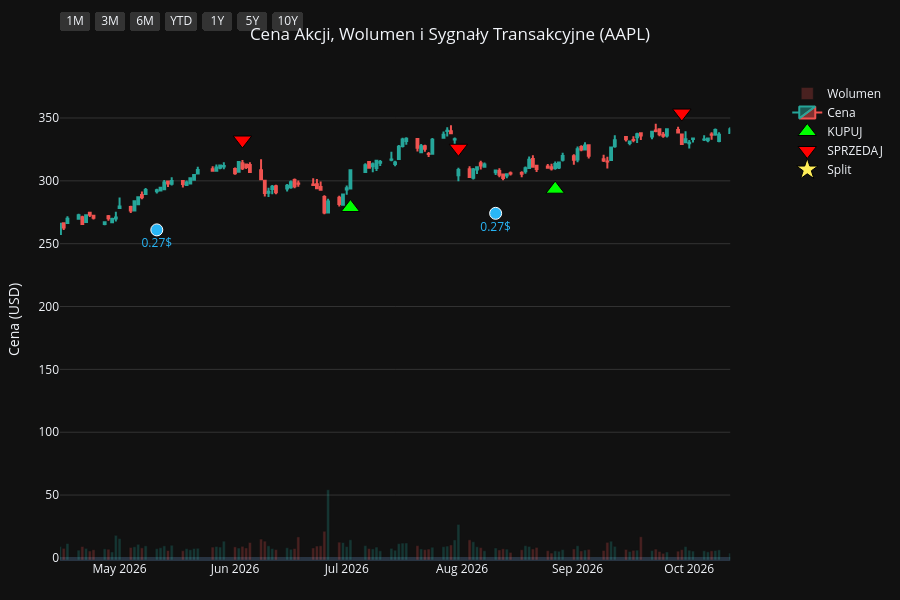
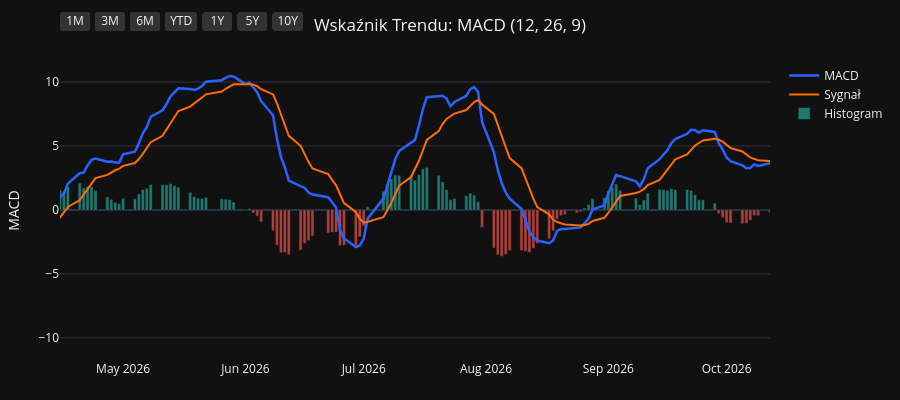
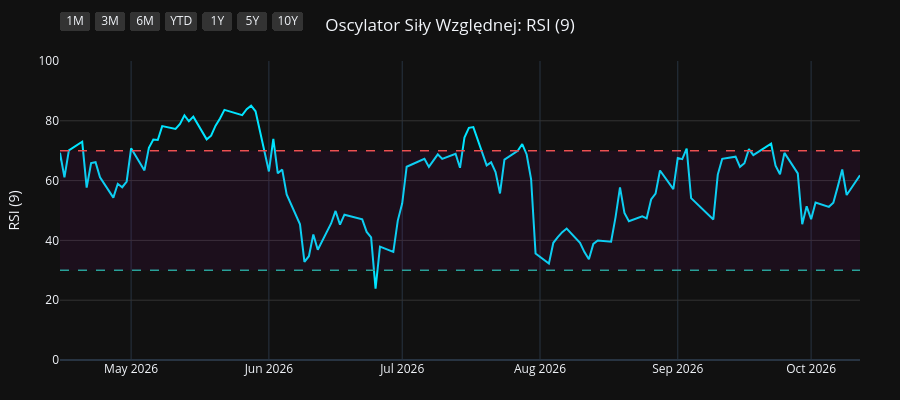
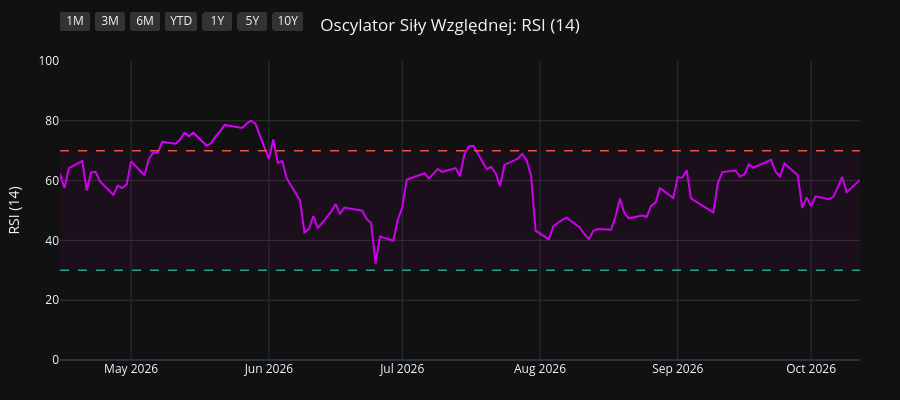

The code cell stored with these charts, in order, in its notebook:
### Code cell
import os
import yfinance as yf
import pandas as pd
import pandas_ta as ta
import plotly.graph_objects as go
from plotly.subplots import make_subplots

# 1. Pobranie i przygotowanie danych
symbol = os.environ.get("STOCK_TICKER", "").strip().upper()
if not symbol:
    raise RuntimeError("Set STOCK_TICKER before running price_extractor.ipynb")
df = yf.Ticker(symbol).history(period="10y")
df.index = df.index.tz_localize(None)

# Wskaźniki i sygnały
df.ta.macd(fast=12, slow=26, signal=9, append=True)
df.ta.rsi(length=9, append=True)
df.ta.rsi(length=14, append=True)
df.ta.rsi(length=21, append=True)
df.dropna(inplace=True)

macd = df['MACD_12_26_9']
signal = df['MACDs_12_26_9']
wczorajszy_macd = macd.shift(1)
wczorajszy_signal = signal.shift(1)

df['Decyzja'] = 'BRAK'
df.loc[(macd > signal) & (wczorajszy_macd <= wczorajszy_signal), 'Decyzja'] = 'KUPUJ'
df.loc[(macd < signal) & (wczorajszy_macd >= wczorajszy_signal), 'Decyzja'] = 'SPRZEDAJ'

df_kupuj = df[df['Decyzja'] == 'KUPUJ']
df_sprzedaj = df[df['Decyzja'] == 'SPRZEDAJ']
df_dywidendy = df[df['Dividends'] > 0]
df_splity = df[df['Stock Splits'] > 0]

# Wspólna konfiguracja osi X
konfiguracja_osi_x = dict(
    type="date",
    showspikes=True, spikemode="across", spikesnap="cursor", spikedash="dot", spikecolor="#ffffff", spikethickness=1, hoverformat="%Y-%m-%d",
    rangeselector=dict(
        buttons=list([
            dict(count=1, label="1M", step="month", stepmode="backward"),
            dict(count=3, label="3M", step="month", stepmode="backward"),
            dict(count=6, label="6M", step="month", stepmode="backward"),
            dict(count=1, label="YTD", step="year", stepmode="todate"),
            dict(count=1, label="1Y", step="year", stepmode="backward"),
            dict(count=5, label="5Y", step="year", stepmode="backward"),
            dict(step="all", label="10Y")
        ]),
        bgcolor="#333333", activecolor="#2962ff", x=0, y=1.1
    )
)

# ==========================================
# WYKRES 1: CENA + WOLUMEN + SYGNAŁY
# ==========================================
fig1 = make_subplots(specs=[[{"secondary_y": True}]])

kolory_wolumenu = ['#26a69a' if row['Close'] >= row['Open'] else '#ef5350' for index, row in df.iterrows()]
fig1.add_trace(go.Bar(x=df.index, y=df['Volume'], marker_color=kolory_wolumenu, opacity=0.25, name='Wolumen'), secondary_y=True)
fig1.add_trace(go.Candlestick(x=df.index, open=df['Open'], high=df['High'], low=df['Low'], close=df['Close'], name='Cena', increasing_line_color='#26a69a', decreasing_line_color='#ef5350'), secondary_y=False)
fig1.add_trace(go.Scatter(x=df_kupuj.index, y=df_kupuj['Low'] * 0.95, customdata=df_kupuj[['Low', 'High']], mode='markers', marker=dict(symbol='triangle-up', size=16, color='#00ff00', line=dict(width=1, color='black')), name='KUPUJ', hovertemplate='KUPUJ<br>Najniższa: %{customdata[0]:.2f}<br>Najwyższa: %{customdata[1]:.2f}<extra></extra>'), secondary_y=False)
fig1.add_trace(go.Scatter(x=df_sprzedaj.index, y=df_sprzedaj['High'] * 1.05, customdata=df_sprzedaj[['Low', 'High']], mode='markers', marker=dict(symbol='triangle-down', size=16, color='#ff0000', line=dict(width=1, color='black')), name='SPRZEDAJ', hovertemplate='SPRZEDAJ<br>Najniższa: %{customdata[0]:.2f}<br>Najwyższa: %{customdata[1]:.2f}<extra></extra>'), secondary_y=False)

if not df_dywidendy.empty:
    fig1.add_trace(go.Scatter(x=df_dywidendy.index, y=df_dywidendy['Low'] * 0.90, mode='markers+text', marker=dict(symbol='circle', size=12, color='#29b6f6', line=dict(width=1, color='white')), text=df_dywidendy['Dividends'].apply(lambda x: f"{x}$"), textposition="bottom center", name='Dywidenda', showlegend=False, hovertemplate='Dywidenda: %{text}<extra></extra>', textfont=dict(color="#29b6f6")), secondary_y=False)
if not df_splity.empty:
                    fig1.add_trace(go.Scatter(x=df_splity.index, y=df_splity['High'], mode='markers+text', marker=dict(symbol='star', size=16, color='#ffee58', line=dict(width=1, color='black')), text=df_splity['Stock Splits'].apply(lambda x: f"{x:g}:1" if x >= 1 else f"1:{1 / x:g}"), textposition="top center", name='Split', hovertemplate='%{text}<extra></extra>', textfont=dict(color="#ffee58")), secondary_y=False)

fig1.update_layout(title=dict(text=f"Cena Akcji, Wolumen i Sygnały Transakcyjne ({symbol})", x=0.5, xanchor='center'), dragmode='pan', xaxis_rangeslider_visible=False, template='plotly_dark', height=600, hovermode='x unified', margin=dict(l=60, r=40, t=60, b=40))
fig1.update_xaxes(**konfiguracja_osi_x)
fig1.update_xaxes(range=[df.index.max() - pd.Timedelta(days=180), df.index.max()])
fig1.update_yaxes(title_text="Cena (USD)", secondary_y=False, gridcolor='#333333')
fig1.update_yaxes(range=[0, df['Volume'].max() * 4], showgrid=False, showticklabels=False, secondary_y=True)
fig1.show(config={'scrollZoom': True})

# ==========================================
# WYKRES 2: WSKAŹNIK MACD
# ==========================================
fig2 = go.Figure()
fig2.add_trace(go.Scatter(x=df.index, y=df['MACD_12_26_9'], line=dict(color='#2962ff', width=2.5), name='MACD'))
fig2.add_trace(go.Scatter(x=df.index, y=df['MACDs_12_26_9'], line=dict(color='#ff6d00', width=2), name='Sygnał'))
kolory_macd = ['#26a69a' if val >= 0 else '#ef5350' for val in df['MACDh_12_26_9']]
fig2.add_trace(go.Bar(x=df.index, y=df['MACDh_12_26_9'], marker_color=kolory_macd, name='Histogram', opacity=0.7))
fig2.update_layout(title=dict(text="Wskaźnik Trendu: MACD (12, 26, 9)", x=0.5, xanchor='center'), dragmode='pan', xaxis_rangeslider_visible=False, template='plotly_dark', height=400, hovermode='x unified', margin=dict(l=60, r=40, t=60, b=40))
fig2.update_xaxes(**konfiguracja_osi_x)
fig2.update_xaxes(range=[df.index.max() - pd.Timedelta(days=180), df.index.max()])
fig2.update_yaxes(title_text="MACD", gridcolor='#333333')
fig2.show(config={'scrollZoom': True})

# ==========================================
# WYKRES 3: OSCYLATOR RSI (9)
# ==========================================
fig3 = go.Figure()
fig3.add_trace(go.Scatter(x=df.index, y=df['RSI_9'], line=dict(color='#00e5ff', width=2), name='RSI (9)'))
fig3.add_hline(y=70, line_dash="dash", line_color="#ef5350", line_width=1.5)
fig3.add_hline(y=30, line_dash="dash", line_color="#26a69a", line_width=1.5)
fig3.add_hrect(y0=30, y1=70, line_width=0, fillcolor="purple", opacity=0.1)
fig3.update_layout(title=dict(text="Oscylator Siły Względnej: RSI (9)", x=0.5, xanchor='center'), dragmode='pan', xaxis_rangeslider_visible=False, template='plotly_dark', height=400, hovermode='x unified', margin=dict(l=60, r=40, t=60, b=40))
fig3.update_xaxes(**konfiguracja_osi_x)
fig3.update_xaxes(range=[df.index.max() - pd.Timedelta(days=180), df.index.max()])
fig3.update_yaxes(title_text="RSI (9)", range=[0, 100], gridcolor='#333333')
fig3.show(config={'scrollZoom': True})

# ==========================================
# WYKRES 4: OSCYLATOR RSI (14)
# ==========================================
fig4 = go.Figure()
fig4.add_trace(go.Scatter(x=df.index, y=df['RSI_14'], line=dict(color='#d500f9', width=2), name='RSI (14)'))
fig4.add_hline(y=70, line_dash="dash", line_color="#ef5350", line_width=1.5)
fig4.add_hline(y=30, line_dash="dash", line_color="#26a69a", line_width=1.5)
fig4.add_hrect(y0=30, y1=70, line_width=0, fillcolor="purple", opacity=0.1)
fig4.update_layout(title=dict(text="Oscylator Siły Względnej: RSI (14)", x=0.5, xanchor='center'), dragmode='pan', xaxis_rangeslider_visible=False, template='plotly_dark', height=400, hovermode='x unified', margin=dict(l=60, r=40, t=60, b=40))
fig4.update_xaxes(**konfiguracja_osi_x)
fig4.update_xaxes(range=[df.index.max() - pd.Timedelta(days=180), df.index.max()])
fig4.update_yaxes(title_text="RSI (14)", range=[0, 100], gridcolor='#333333')
fig4.show(config={'scrollZoom': True})

# ==========================================
# WYKRES 5: OSCYLATOR RSI (21)
# ==========================================
fig5 = go.Figure()
fig5.add_trace(go.Scatter(x=df.index, y=df['RSI_21'], line=dict(color='#64dd17', width=2), name='RSI (21)'))
fig5.add_hline(y=70, line_dash="dash", line_color="#ef5350", line_width=1.5)
fig5.add_hline(y=30, line_dash="dash", line_color="#26a69a", line_width=1.5)
fig5.add_hrect(y0=30, y1=70, line_width=0, fillcolor="purple", opacity=0.1)
fig5.update_layout(title=dict(text="Oscylator Siły Względnej: RSI (21)", x=0.5, xanchor='center'), dragmode='pan', xaxis_rangeslider_visible=False, template='plotly_dark', height=400, hovermode='x unified', margin=dict(l=60, r=40, t=60, b=40))
fig5.update_xaxes(**konfiguracja_osi_x)
fig5.update_xaxes(range=[df.index.max() - pd.Timedelta(days=180), df.index.max()])
fig5.update_yaxes(title_text="RSI (21)", range=[0, 100], gridcolor='#333333')
fig5.show(config={'scrollZoom': True})

### Figure 1 — Plotly figure (JSON) as saved in the notebook; plotly's stock layout.template omitted (floating-point values rounded to 4 significant figures; data arrays with more than 128 entries replaced by an {"elided": "..."} marker saying what was removed)
{"data": [{"marker": {"color": {"elided": "2479 str values"}}, "name": "Wolumen", "opacity": 0.25, "type": "bar", "x": {"elided": "2479 str values"}, "xaxis": "x", "y": {"elided": "2479 int values"}, "yaxis": "y2"}, {"close": {"elided": "2479 float values"}, "decreasing": {"line": {"color": "#ef5350"}}, "high": {"elided": "2479 float values"}, "increasing": {"line": {"color": "#26a69a"}}, "low": {"elided": "2479 float values"}, "name": "Cena", "open": {"elided": "2479 float values"}, "type": "candlestick", "x": {"elided": "2479 str values"}, "xaxis": "x", "yaxis": "y"}, {"customdata": {"elided": "87x2 float values"}, "hovertemplate": "KUPUJ<br>Najniższa: %{customdata[0]:.2f}<br>Najwyższa: %{customdata[1]:.2f}<extra></extra>", "marker": {"color": "#00ff00", "line": {"color": "black", "width": 1}, "size": 16, "symbol": "triangle-up"}, "mode": "markers", "name": "KUPUJ", "type": "scatter", "x": ["2017-01-06T00:00:00", "2017-05-01T00:00:00", "2017-07-10T00:00:00", "2017-08-29T00:00:00", "2017-10-06T00:00:00", "2017-12-18T00:00:00", "2018-01-08T00:00:00", "2018-02-14T00:00:00", "2018-04-10T00:00:00", "2018-05-02T00:00:00", "2018-06-06T00:00:00", "2018-07-09T00:00:00", "2018-08-01T00:00:00", "2018-10-02T00:00:00", "2018-12-03T00:00:00", "2018-12-12T00:00:00", "2018-12-28T00:00:00", "2019-03-12T00:00:00", "2019-04-02T00:00:00", "2019-04-18T00:00:00", "2019-06-06T00:00:00", "2019-07-23T00:00:00", "2019-08-19T00:00:00", "2019-09-05T00:00:00", "2019-10-07T00:00:00", "2019-12-16T00:00:00", "2020-03-27T00:00:00", "2020-06-08T00:00:00", "2020-07-08T00:00:00", "2020-07-20T00:00:00", "2020-07-31T00:00:00", "2020-10-01T00:00:00", "2020-11-06T00:00:00", "2020-12-01T00:00:00", "2021-01-22T00:00:00", "2021-03-15T00:00:00", "2021-06-07T00:00:00", "2021-08-17T00:00:00", "2021-08-31T00:00:00", "2021-10-14T00:00:00", "2021-11-17T00:00:00", "2022-02-01T00:00:00", "2022-03-18T00:00:00", "2022-05-27T00:00:00", "2022-06-23T00:00:00", "2022-10-17T00:00:00", "2022-11-11T00:00:00", "2023-01-09T00:00:00", "2023-03-16T00:00:00", "2023-04-19T00:00:00", "2023-05-01T00:00:00", "2023-05-05T00:00:00", "2023-05-18T00:00:00", "2023-05-31T00:00:00", "2023-06-27T00:00:00", "2023-08-25T00:00:00", "2023-10-04T00:00:00", "2023-11-02T00:00:00", "2023-12-08T00:00:00", "2023-12-13T00:00:00", "2024-01-19T00:00:00", "2024-03-18T00:00:00", "2024-04-25T00:00:00", "2024-06-05T00:00:00", "2024-06-07T00:00:00", "2024-06-11T00:00:00", "2024-07-02T00:00:00", "2024-08-14T00:00:00", "2024-09-20T00:00:00", "2024-10-10T00:00:00", "2024-11-19T00:00:00", "2025-01-29T00:00:00", "2025-03-25T00:00:00", "2025-04-15T00:00:00", "2025-05-12T00:00:00", "2025-06-06T00:00:00", "2025-06-23T00:00:00", "2025-08-07T00:00:00", "2025-09-03T00:00:00", "2025-09-19T00:00:00", "2025-10-23T00:00:00", "2025-11-28T00:00:00", "2026-01-28T00:00:00", "2026-02-24T00:00:00", "2026-03-31T00:00:00", "2026-07-02T00:00:00", "2026-08-26T00:00:00"], "xaxis": "x", "y": [25.43, 31.79, 31.57, 35.37, 34.17, 38.8, 38.59, 36.29, 38.21, 38.72, 42.92, 42.34, 44.13, 50.86, 40.81, 38.06, 34.81, 40.57, 43.21, 45.81, 41.36, 47.06, 47.87, 48.21, 51.47, 63.32, 56.61, 75.2, 86.47, 88.28, 92.66, 106.6, 107.1, 110.7, 124.5, 111.2, 115.5, 138.1, 140.2, 131.1, 140.1, 159.9, 148.4, 135.2, 126.2, 130.7, 134.7, 121.2, 141.7, 154.7, 157.6, 159.6, 161.5, 165.5, 173.8, 164.8, 160.3, 164.5, 181.8, 182.9, 177.2, 163.1, 158.0, 183.4, 182.7, 182.2, 202.4, 207.0, 214.4, 214.0, 213.8, 220.7, 207.8, 188.6, 195.5, 191.0, 188.1, 204.8, 221.8, 227.4, 244.2, 261.5, 241.1, 253.9, 234.3, 278.8, 293.4], "yaxis": "y"}, {"customdata": {"elided": "88x2 float values"}, "hovertemplate": "SPRZEDAJ<br>Najniższa: %{customdata[0]:.2f}<br>Najwyższa: %{customdata[1]:.2f}<extra></extra>", "marker": {"color": "#ff0000", "line": {"color": "black", "width": 1}, "size": 16, "symbol": "triangle-down"}, "mode": "markers", "name": "SPRZEDAJ", "type": "scatter", "x": ["2017-01-04T00:00:00", "2017-02-27T00:00:00", "2017-05-22T00:00:00", "2017-08-21T00:00:00", "2017-09-06T00:00:00", "2017-11-16T00:00:00", "2017-12-26T00:00:00", "2018-01-24T00:00:00", "2018-03-19T00:00:00", "2018-04-20T00:00:00", "2018-05-25T00:00:00", "2018-06-08T00:00:00", "2018-07-30T00:00:00", "2018-09-07T00:00:00", "2018-10-08T00:00:00", "2018-12-10T00:00:00", "2018-12-20T00:00:00", "2019-03-06T00:00:00", "2019-03-28T00:00:00", "2019-04-15T00:00:00", "2019-04-26T00:00:00", "2019-07-17T00:00:00", "2019-08-02T00:00:00", "2019-08-27T00:00:00", "2019-09-24T00:00:00", "2019-11-20T00:00:00", "2020-01-24T00:00:00", "2020-05-27T00:00:00", "2020-06-29T00:00:00", "2020-07-17T00:00:00", "2020-07-21T00:00:00", "2020-09-03T00:00:00", "2020-10-21T00:00:00", "2020-11-23T00:00:00", "2021-01-05T00:00:00", "2021-02-01T00:00:00", "2021-04-29T00:00:00", "2021-07-21T00:00:00", "2021-08-18T00:00:00", "2021-09-10T00:00:00", "2021-11-10T00:00:00", "2021-12-17T00:00:00", "2022-02-17T00:00:00", "2022-04-08T00:00:00", "2022-06-13T00:00:00", "2022-08-22T00:00:00", "2022-11-04T00:00:00", "2022-11-29T00:00:00", "2023-02-21T00:00:00", "2023-04-11T00:00:00", "2023-04-20T00:00:00", "2023-05-02T00:00:00", "2023-05-16T00:00:00", "2023-05-22T00:00:00", "2023-06-26T00:00:00", "2023-07-10T00:00:00", "2023-09-11T00:00:00", "2023-10-20T00:00:00", "2023-11-30T00:00:00", "2023-12-11T00:00:00", "2023-12-19T00:00:00", "2024-01-31T00:00:00", "2024-04-19T00:00:00", "2024-05-29T00:00:00", "2024-06-06T00:00:00", "2024-06-10T00:00:00", "2024-06-25T00:00:00", "2024-07-18T00:00:00", "2024-09-04T00:00:00", "2024-10-07T00:00:00", "2024-10-25T00:00:00", "2024-12-30T00:00:00", "2025-03-03T00:00:00", "2025-04-03T00:00:00", "2025-05-08T00:00:00", "2025-05-22T00:00:00", "2025-06-11T00:00:00", "2025-07-29T00:00:00", "2025-08-25T00:00:00", "2025-09-10T00:00:00", "2025-10-07T00:00:00", "2025-11-07T00:00:00", "2025-12-08T00:00:00", "2026-02-13T00:00:00", "2026-03-02T00:00:00", "2026-06-03T00:00:00", "2026-07-31T00:00:00", "2026-09-29T00:00:00"], "xaxis": "x", "y": [28.12, 33.32, 37.62, 38.58, 39.83, 42.15, 42.05, 43.48, 43.7, 42.16, 46.88, 47.46, 47.51, 55.9, 55.76, 42.34, 40.35, 43.87, 47.39, 49.96, 51.25, 51.47, 51.8, 52.53, 56.05, 67.23, 81.69, 80.93, 91.97, 98.68, 100.8, 131.1, 120.8, 119.9, 134.3, 138.0, 139.9, 149.4, 154.4, 159.2, 154.0, 177.9, 176.5, 176.4, 139.0, 174.9, 147.2, 149.4, 156.3, 167.7, 173.4, 176.0, 179.1, 180.8, 194.6, 196.6, 186.8, 181.7, 197.4, 200.7, 204.3, 194.1, 172.8, 200.0, 204.4, 205.2, 219.9, 239.7, 230.9, 235.0, 242.8, 264.3, 254.7, 216.5, 208.8, 211.9, 213.7, 224.5, 239.9, 243.1, 269.3, 284.9, 292.9, 274.9, 279.4, 332.5, 325.9, 353.9], "yaxis": "y"}, {"hovertemplate": "Dywidenda: %{text}<extra></extra>", "marker": {"color": "#29b6f6", "line": {"color": "white", "width": 1}, "size": 12, "symbol": "circle"}, "mode": "markers+text", "name": "Dywidenda", "showlegend": false, "text": ["0.1425$", "0.1575$", "0.1575$", "0.1575$", "0.1575$", "0.1825$", "0.1825$", "0.1825$", "0.1825$", "0.1925$", "0.1925$", "0.1925$", "0.1925$", "0.205$", "0.205$", "0.205$", "0.205$", "0.22$", "0.22$", "0.22$", "0.22$", "0.23$", "0.23$", "0.23$", "0.23$", "0.24$", "0.24$", "0.24$", "0.24$", "0.25$", "0.25$", "0.25$", "0.25$", "0.26$", "0.26$", "0.26$", "0.26$", "0.27$", "0.27$"], "textfont": {"color": "#29b6f6"}, "textposition": "bottom center", "type": "scatter", "x": ["2017-02-09T00:00:00", "2017-05-11T00:00:00", "2017-08-10T00:00:00", "2017-11-10T00:00:00", "2018-02-09T00:00:00", "2018-05-11T00:00:00", "2018-08-10T00:00:00", "2018-11-08T00:00:00", "2019-02-08T00:00:00", "2019-05-10T00:00:00", "2019-08-09T00:00:00", "2019-11-07T00:00:00", "2020-02-07T00:00:00", "2020-05-08T00:00:00", "2020-08-07T00:00:00", "2020-11-06T00:00:00", "2021-02-05T00:00:00", "2021-05-07T00:00:00", "2021-08-06T00:00:00", "2021-11-05T00:00:00", "2022-02-04T00:00:00", "2022-05-06T00:00:00", "2022-08-05T00:00:00", "2022-11-04T00:00:00", "2023-02-10T00:00:00", "2023-05-12T00:00:00", "2023-08-11T00:00:00", "2023-11-10T00:00:00", "2024-02-09T00:00:00", "2024-05-10T00:00:00", "2024-08-12T00:00:00", "2024-11-08T00:00:00", "2025-02-10T00:00:00", "2025-05-12T00:00:00", "2025-08-11T00:00:00", "2025-11-10T00:00:00", "2026-02-09T00:00:00", "2026-05-11T00:00:00", "2026-08-10T00:00:00"], "xaxis": "x", "y": [27.24, 31.78, 32.39, 36.63, 31.71, 39.72, 43.94, 44.11, 36.09, 41.46, 43.03, 55.9, 69.03, 66.23, 96.2, 101.5, 118.9, 113.5, 127.8, 131.9, 150.2, 135.9, 143.9, 118.8, 132.1, 151.6, 156.8, 163.2, 167.4, 162.4, 192.4, 202.3, 203.2, 185.2, 201.5, 240.1, 244.1, 261.0, 274.1], "yaxis": "y"}, {"hovertemplate": "%{text}<extra></extra>", "marker": {"color": "#ffee58", "line": {"color": "black", "width": 1}, "size": 16, "symbol": "star"}, "mode": "markers+text", "name": "Split", "text": ["4:1"], "textfont": {"color": "#ffee58"}, "textposition": "top center", "type": "scatter", "x": ["2020-08-31T00:00:00"], "xaxis": "x", "y": [127.0], "yaxis": "y"}], "layout": {"dragmode": "pan", "height": 600, "hovermode": "x unified", "margin": {"b": 40, "l": 60, "r": 40, "t": 60}, "title": {"text": "Cena Akcji, Wolumen i Sygnały Transakcyjne (AAPL)", "x": 0.5, "xanchor": "center"}, "xaxis": {"anchor": "y", "domain": [0.0, 0.94], "hoverformat": "%Y-%m-%d", "range": ["2026-04-15T00:00:00", "2026-10-12T00:00:00"], "rangeselector": {"activecolor": "#2962ff", "bgcolor": "#333333", "buttons": [{"count": 1, "label": "1M", "step": "month", "stepmode": "backward"}, {"count": 3, "label": "3M", "step": "month", "stepmode": "backward"}, {"count": 6, "label": "6M", "step": "month", "stepmode": "backward"}, {"count": 1, "label": "YTD", "step": "year", "stepmode": "todate"}, {"count": 1, "label": "1Y", "step": "year", "stepmode": "backward"}, {"count": 5, "label": "5Y", "step": "year", "stepmode": "backward"}, {"label": "10Y", "step": "all"}], "x": 0, "y": 1.1}, "rangeslider": {"visible": false}, "showspikes": true, "spikecolor": "#ffffff", "spikedash": "dot", "spikemode": "across", "spikesnap": "cursor", "spikethickness": 1, "type": "date"}, "yaxis": {"anchor": "x", "domain": [0.0, 1.0], "gridcolor": "#333333", "title": {"text": "Cena (USD)"}}, "yaxis2": {"anchor": "x", "overlaying": "y", "range": [0, 1791760000], "showgrid": false, "showticklabels": false, "side": "right"}}}

### Figure 2 — Plotly figure (JSON) as saved in the notebook; plotly's stock layout.template omitted (floating-point values rounded to 4 significant figures; data arrays with more than 128 entries replaced by an {"elided": "..."} marker saying what was removed)
{"data": [{"line": {"color": "#2962ff", "width": 2.5}, "name": "MACD", "type": "scatter", "x": {"elided": "2479 str values"}, "y": {"elided": "2479 float values"}}, {"line": {"color": "#ff6d00", "width": 2}, "name": "Sygnał", "type": "scatter", "x": {"elided": "2479 str values"}, "y": {"elided": "2479 float values"}}, {"marker": {"color": {"elided": "2479 str values"}}, "name": "Histogram", "opacity": 0.7, "type": "bar", "x": {"elided": "2479 str values"}, "y": {"elided": "2479 float values"}}], "layout": {"dragmode": "pan", "height": 400, "hovermode": "x unified", "margin": {"b": 40, "l": 60, "r": 40, "t": 60}, "title": {"text": "Wskaźnik Trendu: MACD (12, 26, 9)", "x": 0.5, "xanchor": "center"}, "xaxis": {"hoverformat": "%Y-%m-%d", "range": ["2026-04-15T00:00:00", "2026-10-12T00:00:00"], "rangeselector": {"activecolor": "#2962ff", "bgcolor": "#333333", "buttons": [{"count": 1, "label": "1M", "step": "month", "stepmode": "backward"}, {"count": 3, "label": "3M", "step": "month", "stepmode": "backward"}, {"count": 6, "label": "6M", "step": "month", "stepmode": "backward"}, {"count": 1, "label": "YTD", "step": "year", "stepmode": "todate"}, {"count": 1, "label": "1Y", "step": "year", "stepmode": "backward"}, {"count": 5, "label": "5Y", "step": "year", "stepmode": "backward"}, {"label": "10Y", "step": "all"}], "x": 0, "y": 1.1}, "rangeslider": {"visible": false}, "showspikes": true, "spikecolor": "#ffffff", "spikedash": "dot", "spikemode": "across", "spikesnap": "cursor", "spikethickness": 1, "type": "date"}, "yaxis": {"gridcolor": "#333333", "title": {"text": "MACD"}}}}

### Figure 3 — Plotly figure (JSON) as saved in the notebook; plotly's stock layout.template omitted (floating-point values rounded to 4 significant figures; data arrays with more than 128 entries replaced by an {"elided": "..."} marker saying what was removed)
{"data": [{"line": {"color": "#00e5ff", "width": 2}, "name": "RSI (9)", "type": "scatter", "x": {"elided": "2479 str values"}, "y": {"elided": "2479 float values"}}], "layout": {"dragmode": "pan", "height": 400, "hovermode": "x unified", "margin": {"b": 40, "l": 60, "r": 40, "t": 60}, "shapes": [{"line": {"color": "#ef5350", "dash": "dash", "width": 1.5}, "type": "line", "x0": 0, "x1": 1, "xref": "x domain", "y0": 70, "y1": 70, "yref": "y"}, {"line": {"color": "#26a69a", "dash": "dash", "width": 1.5}, "type": "line", "x0": 0, "x1": 1, "xref": "x domain", "y0": 30, "y1": 30, "yref": "y"}, {"fillcolor": "purple", "line": {"width": 0}, "opacity": 0.1, "type": "rect", "x0": 0, "x1": 1, "xref": "x domain", "y0": 30, "y1": 70, "yref": "y"}], "title": {"text": "Oscylator Siły Względnej: RSI (9)", "x": 0.5, "xanchor": "center"}, "xaxis": {"hoverformat": "%Y-%m-%d", "range": ["2026-04-15T00:00:00", "2026-10-12T00:00:00"], "rangeselector": {"activecolor": "#2962ff", "bgcolor": "#333333", "buttons": [{"count": 1, "label": "1M", "step": "month", "stepmode": "backward"}, {"count": 3, "label": "3M", "step": "month", "stepmode": "backward"}, {"count": 6, "label": "6M", "step": "month", "stepmode": "backward"}, {"count": 1, "label": "YTD", "step": "year", "stepmode": "todate"}, {"count": 1, "label": "1Y", "step": "year", "stepmode": "backward"}, {"count": 5, "label": "5Y", "step": "year", "stepmode": "backward"}, {"label": "10Y", "step": "all"}], "x": 0, "y": 1.1}, "rangeslider": {"visible": false}, "showspikes": true, "spikecolor": "#ffffff", "spikedash": "dot", "spikemode": "across", "spikesnap": "cursor", "spikethickness": 1, "type": "date"}, "yaxis": {"gridcolor": "#333333", "range": [0, 100], "title": {"text": "RSI (9)"}}}}

### Figure 4 — Plotly figure (JSON) as saved in the notebook; plotly's stock layout.template omitted (floating-point values rounded to 4 significant figures; data arrays with more than 128 entries replaced by an {"elided": "..."} marker saying what was removed)
{"data": [{"line": {"color": "#d500f9", "width": 2}, "name": "RSI (14)", "type": "scatter", "x": {"elided": "2479 str values"}, "y": {"elided": "2479 float values"}}], "layout": {"dragmode": "pan", "height": 400, "hovermode": "x unified", "margin": {"b": 40, "l": 60, "r": 40, "t": 60}, "shapes": [{"line": {"color": "#ef5350", "dash": "dash", "width": 1.5}, "type": "line", "x0": 0, "x1": 1, "xref": "x domain", "y0": 70, "y1": 70, "yref": "y"}, {"line": {"color": "#26a69a", "dash": "dash", "width": 1.5}, "type": "line", "x0": 0, "x1": 1, "xref": "x domain", "y0": 30, "y1": 30, "yref": "y"}, {"fillcolor": "purple", "line": {"width": 0}, "opacity": 0.1, "type": "rect", "x0": 0, "x1": 1, "xref": "x domain", "y0": 30, "y1": 70, "yref": "y"}], "title": {"text": "Oscylator Siły Względnej: RSI (14)", "x": 0.5, "xanchor": "center"}, "xaxis": {"hoverformat": "%Y-%m-%d", "range": ["2026-04-15T00:00:00", "2026-10-12T00:00:00"], "rangeselector": {"activecolor": "#2962ff", "bgcolor": "#333333", "buttons": [{"count": 1, "label": "1M", "step": "month", "stepmode": "backward"}, {"count": 3, "label": "3M", "step": "month", "stepmode": "backward"}, {"count": 6, "label": "6M", "step": "month", "stepmode": "backward"}, {"count": 1, "label": "YTD", "step": "year", "stepmode": "todate"}, {"count": 1, "label": "1Y", "step": "year", "stepmode": "backward"}, {"count": 5, "label": "5Y", "step": "year", "stepmode": "backward"}, {"label": "10Y", "step": "all"}], "x": 0, "y": 1.1}, "rangeslider": {"visible": false}, "showspikes": true, "spikecolor": "#ffffff", "spikedash": "dot", "spikemode": "across", "spikesnap": "cursor", "spikethickness": 1, "type": "date"}, "yaxis": {"gridcolor": "#333333", "range": [0, 100], "title": {"text": "RSI (14)"}}}}
